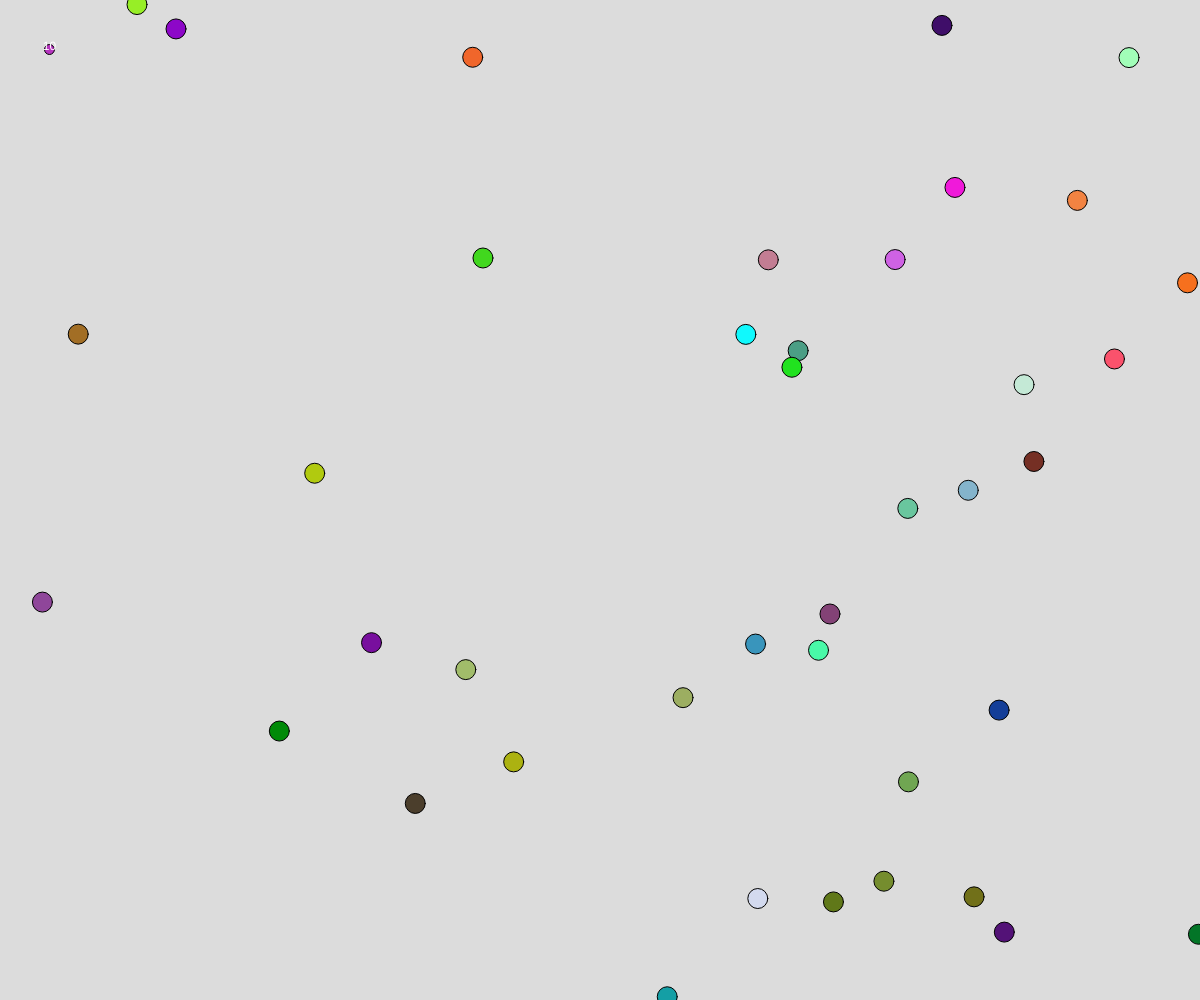
Frame 1 (no input)
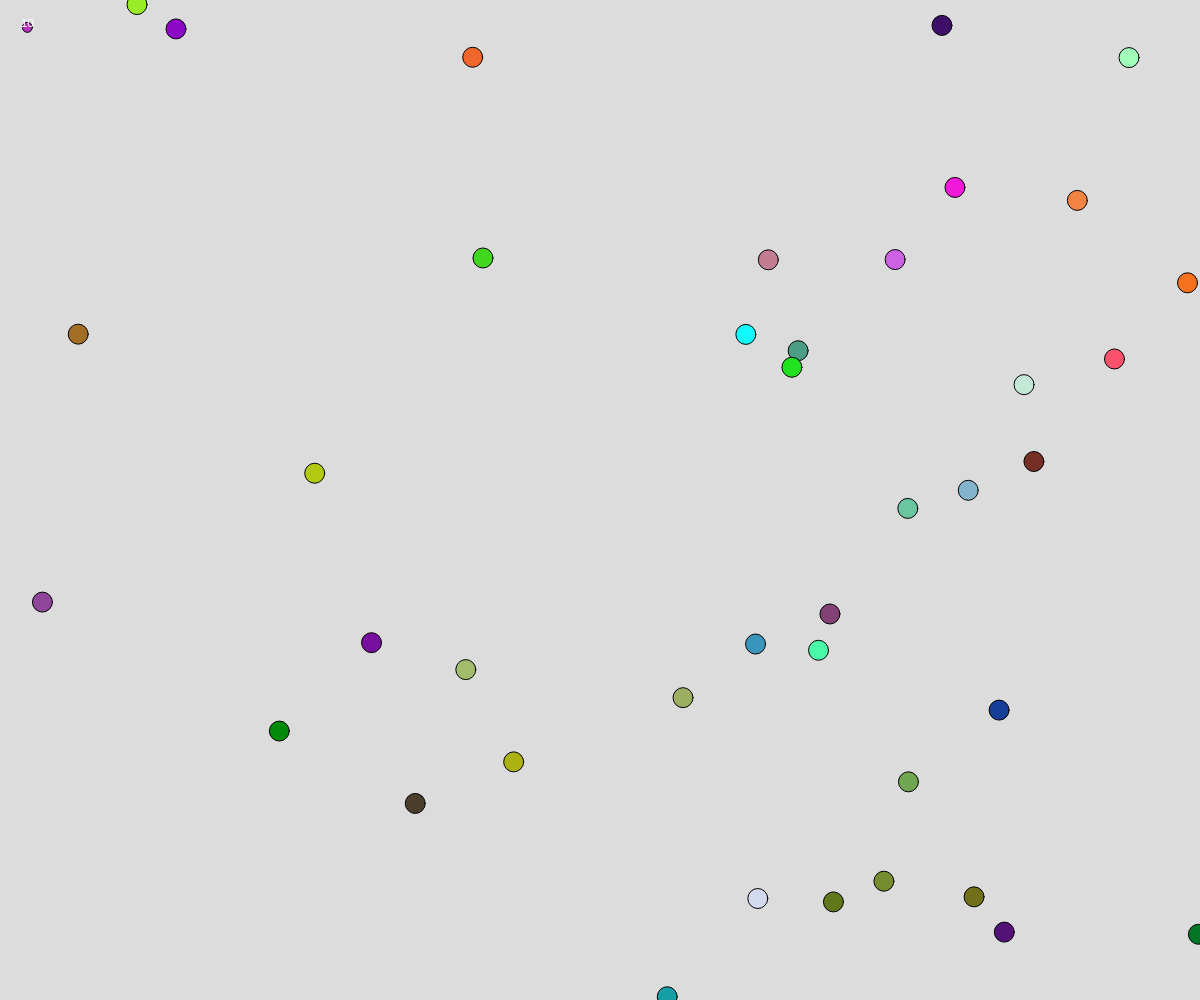
Frame 60 (no input)
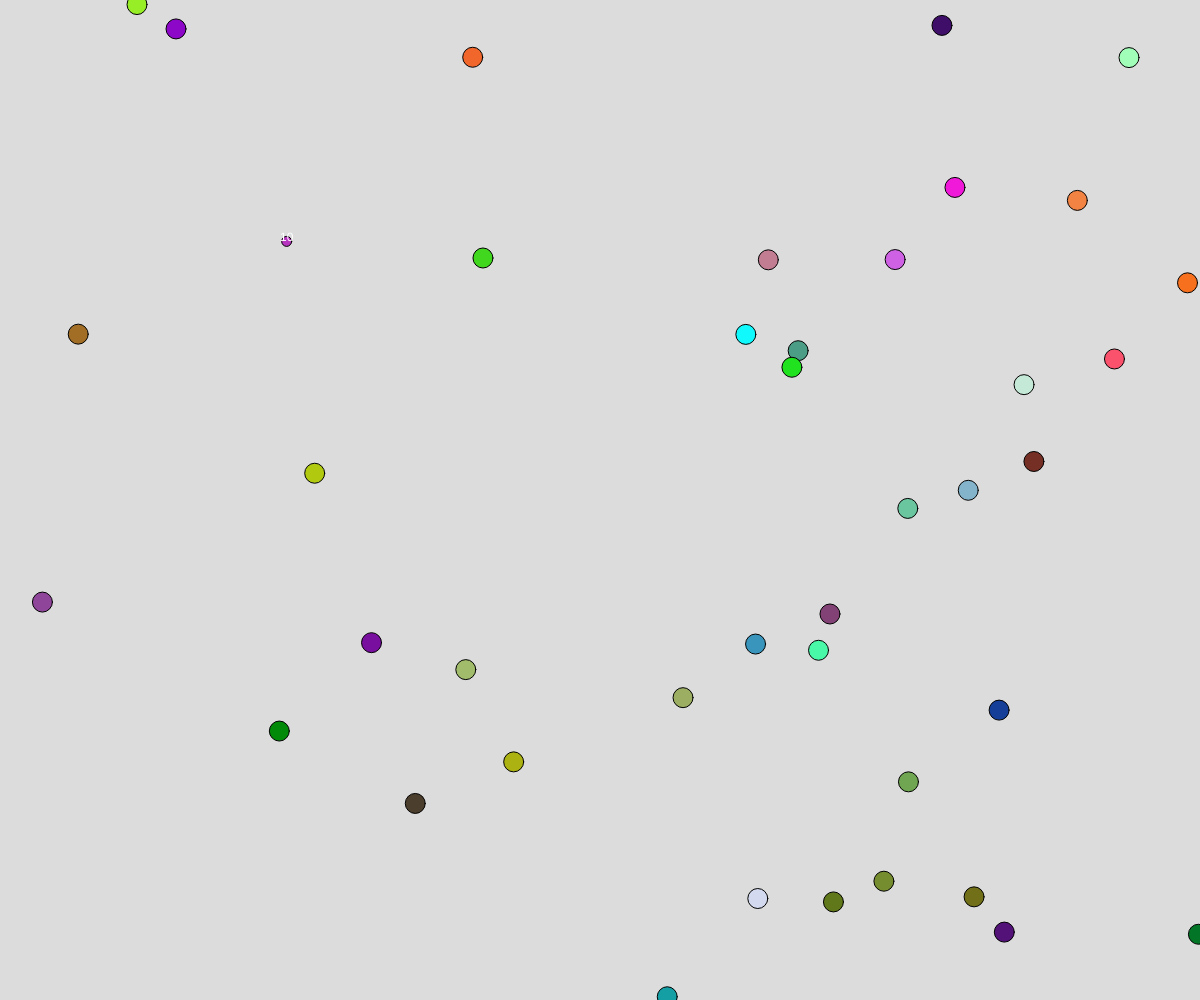
Frame 120 (the mouse pressed at the canvas centre since frame 60)

The p5.js sketch that drew these frames (run headless with seeded random() and noise() and a simulated clock; from frame 60 on, the mouse is pressed at the canvas centre):

// p5.js sketch
// ── sketch.js
let player1;
let mat = [];
let capture;

function setup() {
  // put setup code here

  createCanvas(windowWidth, windowHeight);
  player1 = new Spiller;
  for (let i = 0; i < 40; i++) {
    mat.push(new Matbit);
  }
}

function draw() {
  // put drawing code here
  background(220);
  player1.flytt();


  for (let i = 0; i < mat.length; i++) {
    let distance = dist(player1.x, player1.y, mat[i].x, mat[i].y);

    if (distance < player1.storrelse - 5) {
      player1.spis();
      mat.splice(i,1);
    }
    else{
      mat[i].tegn();
    }
  }
  player1.tegn();
}
// ── matbit.js
class Matbit{
  constructor(){
    this.x = random(width);
    this.y = random(height);
    this.storrelse = 20;
    this.farge = `rgb(${floor(random(255))},${floor(random(255))},${floor(random(255))})`;

  }
  tegn(){
    fill(this.farge);
    circle(this.x,this.y,this.storrelse);
  }
}
// ── spiller.js
class Spiller {
  constructor() {
    this.x = 50;
    this.y = 50;
    this.storrelse = 10;
    this.farge = `rgb(${floor(random(255))},${floor(random(255))},${floor(random(255))})`;
  }
  flytt() {
    this.x += (mouseX - this.x) * 0.01;
    this.y += (mouseY - this.y) * 0.01;
  }
  spis() {
    this.storrelse += 1;
  }
  tegn() {

    fill(this.farge);
    circle(this.x, this.y, this.storrelse);
    fill("white");
    textAlign(CENTER);
    text(this.storrelse, this.x, this.y);
  }
}
